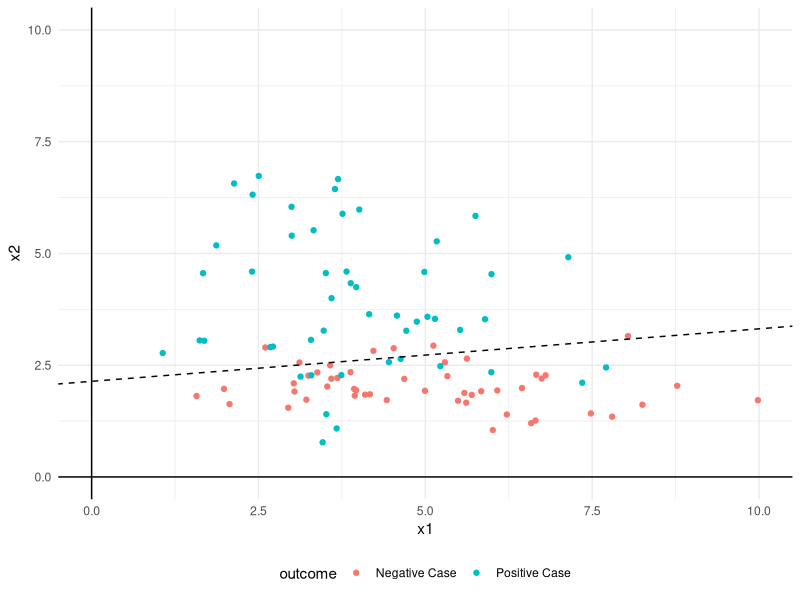

This chart was generated by the following R code:
## ---- chunk 1
#| message: false
library("tidyverse")
## ---- chunk 2
set.seed(366)
example_data <- tibble(
  x1 = c(rnorm(n = 50, mean = 5, sd = 2),
         rnorm(n = 50, mean = 4, sd = 1.5)),
  x2 = c(rnorm(n = 50, mean = 2, sd = 0.5),
         rnorm(n = 50, mean = 4, sd = 1.5)),
  outcome = c(rep(x = "Negative Case", times = 50),
              rep(x = "Positive Case", times = 50)),
  y_true = c(rep(x = 0, times = 50),
             rep(x = 1, times = 50)))
## ---- chunk 3
my_mdl <- example_data |>
  glm(y_true ~ x1 + x2,
      data = _,
      family = binomial(link = "logit"))
b <- coefficients(my_mdl)
b0 <- b[1]
b1 <- b[2]
b2 <- b[3]
## ---- chunk 4
example_data <- example_data |> 
  mutate(y_pred = predict(object = my_mdl,
                          newdata = tibble(x1, x2),
                          type = "response"))
example_data |> 
  summarise(accuracy = mean(y_true == (y_pred >= 0.5))) |> 
  print()
## ---- chunk 5
my_plot <- example_data |> 
  ggplot(aes(x = x1,
             y = x2,
             colour = outcome)) +
  geom_vline(xintercept = 0) +
  geom_hline(yintercept = 0) +
  geom_point() +
  geom_abline(
    intercept = -b0 / b2,
    slope = -b1 / b2,
    colour = "black",
    linewidth = 0.5,
    linetype = "dashed") +
  scale_x_continuous(limits = c(0,10)) +
  scale_y_continuous(limits = c(0,10)) +
  theme_minimal() +
  theme(legend.position = "bottom")
print(my_plot)
